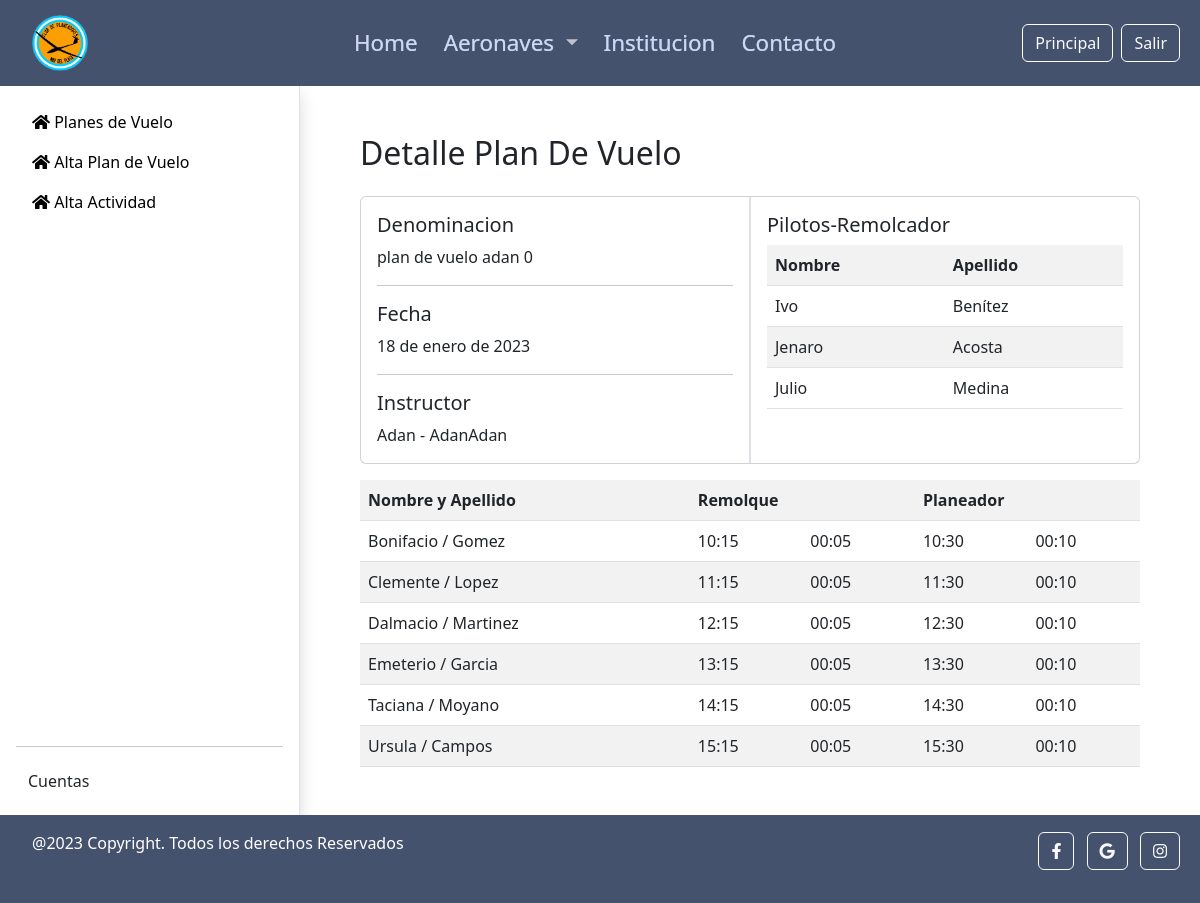
The page /usuario/plan-de-vuelo/1 (signed in) on the database its author committed.
### usuarios/models.py (models this page shows, shortened)
class PlanDeVuelo(models.Model):
    class Meta:
        verbose_name = 'Plan De Vuelo'
        verbose_name_plural = 'Planes De Vuelo'
    denominacion = models.CharField(
        max_length = 50,
        verbose_name = 'Denominacion'
    )
    fecha = models.DateField(
        verbose_name = 'Fecha'
    )
    instructor = models.ForeignKey(
        related_name = 'planes_de_vuelo',
        to = Instructor,
        on_delete = models.RESTRICT
    )
    pilotos_remolcadores = models.ManyToManyField(
        related_name = 'planes_de_vuelo',
        to = PilotoRemolcador
    )

class PilotoRemolcador(models.Model):
    class Meta:
        verbose_name = 'Piloto Remolcador'
        verbose_name_plural = 'Pilotos Remolcadores'
    nombre = models.CharField(
        max_length = 50,
        verbose_name = 'Nombre'
    )
    apellido = models.CharField(
        max_length = 50,
        verbose_name = 'Apellido'
    )
    email = models.EmailField(
        max_length = 200,
        verbose_name = 'Correo electronico'
    )
    dni = models.BigIntegerField(
        verbose_name = 'DNI'
    )

class Actividad(models.Model):
    class Meta:
        verbose_name = 'Actividad'
        verbose_name_plural = 'Actividades'
    plan_de_vuelo = models.ForeignKey(
        related_name = 'actividades',
        to = PlanDeVuelo,
        on_delete = models.CASCADE
    )
    piloto = models.ForeignKey(
        related_name = 'actividades',
        to = Piloto,
        on_delete = models.RESTRICT
    )
    remolcador = models.ForeignKey(
        related_name = 'actividades',
        to = Remolcador,
        on_delete = models.RESTRICT
    )
    remolque_despegue = models.TimeField(
        verbose_name = 'Despegue Remolcador'
    )
    remolque_corte = models.TimeField(
        verbose_name = 'Corte Remolcador'
    )
    planeador = models.ForeignKey(
        related_name = 'actividades',
        to = Planeador,
        on_delete = models.RESTRICT
    )
    planeador_aterrizaje = models.TimeField(
        verbose_name = 'Aterrizaje Planeador'
    )
    planeador_vuelo_librado = models.TimeField(
        verbose_name = 'Vuelo Librado Planeador'
    )

### usuarios/views.py (the view)
class DetallePlanDeVuelo(InstructorMixin, DetailView):
    permission_required = 'usuarios.view_plandevuelo'
    model = PlanDeVuelo
    template_name = 'plan-de-vuelo.html'

### herramientas/templatetags/planeadores_mdp_extras.py (called while the page is built)
@register.simple_tag(takes_context=True)
def link_activate(context, url):
    url_name = context.request.resolver_match.url_name
    if url_name == url:
        return 'active'
    else:
        return ''

@register.filter(name='has_group')
def has_group(request, group):
    return request.user.groups.filter(name=group).exists()

### usuarios/templates/plan-de-vuelo.html
{% extends 'ss_base.html' %}
{% load planeadores_mdp_extras %}
{% block socio %}
  <h2>Detalle Plan De Vuelo</h2>
  <div class="card f-flex flex-row my-3">
    <div class="flex-fill border-end p-3 col-6">
      <h5 class="mb-2">Denominacion</h5>
      <p class="mb-0">{{ object.denominacion }}</p>
      <hr>
      <h5 class="mb-2">Fecha</h5>
      <p class="mb-0">{{ object.fecha }}</p>
      <hr>
      <h5 class="mb-2">Instructor</h5>
      <p class="mb-0">{{object.instructor.first_name}} - {{object.instructor.last_name}}</p>
    </div>
    <div class="flex-fill border-start p-3 col-6">
      <h5 class="mb-2">Pilotos-Remolcador</h5>
      <table class="table table-striped mb-auto">
        <tr>
          <th>Nombre</th>
          <th>Apellido</th>
        </tr>
        {% for piloto in object.pilotos_remolcadores.all %}
          <tr class="user-select-none">
            <td>{{piloto.nombre}}</td>
            <td>{{piloto.apellido}}</td>
          </tr>
        {% endfor %}
      </table>
    </div>
  </div>
  <table class="table table-striped mb-auto">
    <tr>
      <th>Nombre y Apellido</th>
      <th colspan="2">Remolque</th>
      <th colspan="2">Planeador</th>
    </tr>
    {% for actividad in object.actividades.all %}
    <tr class="user-select-none">
      <td>{{actividad.piloto.first_name}} / {{actividad.piloto.last_name}}</td>
      <td>{{actividad.remolque_despegue}}</td>
      <td>{{actividad.remolque_corte}}</td>
      <td>{{actividad.planeador_aterrizaje}}</td>
      <td>{{actividad.planeador_vuelo_librado}}</td>
    </tr>
    {% endfor %}
  </table>
{% endblock %}

### planeadores_mdp/static/css/planeadores_mdp.css (style rules this page uses)
html, body { display: flex; flex-direction: column; min-height: 100vh; margin: 0; }

### usuarios/static/css/usuarios.css (style rules this page uses)
:root { --marg--btn-extra: 20px; --zise--btn-extra: 50px; --size-sidebar: 300px }

### rows shown on the page
PlanDeVuelo: denominacion "plan de vuelo adan 0", fecha "18 de enero de 2023", instructor.first_name "Adan", instructor.last_name "AdanAdan"
PilotoRemolcador: nombre "Ivo", apellido "Benítez"
PilotoRemolcador: nombre "Jenaro", apellido "Acosta"
PilotoRemolcador: nombre "Julio", apellido "Medina"
Actividad: piloto.first_name "Bonifacio", piloto.last_name "Gomez", remolque_despegue "10:15", remolque_corte "00:05", planeador_aterrizaje "10:30", planeador_vuelo_librado "00:10"
Actividad: piloto.first_name "Clemente", piloto.last_name "Lopez", remolque_despegue "11:15", remolque_corte "00:05", planeador_aterrizaje "11:30", planeador_vuelo_librado "00:10"
Actividad: piloto.first_name "Dalmacio", piloto.last_name "Martinez", remolque_despegue "12:15", remolque_corte "00:05", planeador_aterrizaje "12:30", planeador_vuelo_librado "00:10"
Actividad: piloto.first_name "Emeterio", piloto.last_name "Garcia", remolque_despegue "13:15", remolque_corte "00:05", planeador_aterrizaje "13:30", planeador_vuelo_librado "00:10"
Actividad: piloto.first_name "Taciana", piloto.last_name "Moyano", remolque_despegue "14:15", remolque_corte "00:05", planeador_aterrizaje "14:30", planeador_vuelo_librado "00:10"
Actividad: piloto.first_name "Ursula", piloto.last_name "Campos", remolque_despegue "15:15", remolque_corte "00:05", planeador_aterrizaje "15:30", planeador_vuelo_librado "00:10"
